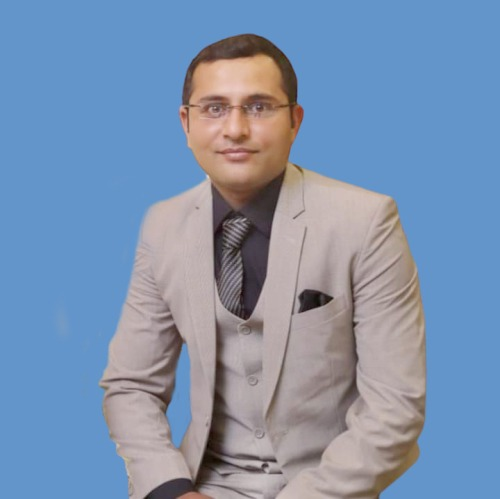
#> input picture resourses/image1.jpg, 500 x 499 px
$ python 21_Chapter_21.py
#> lines starting #> are read from the running program, lines starting #| are printed output that depends on the picture; after the words box and inside, x2 and y2 are one past the last pixel; in counts of white or black regions, pixels touching at a corner belong together
# how to detect specific color

import numpy as np
import cv2 as cv
#from cv2 import imshow
#img = cv.imread('resourses/img1.jpeg')
# convert in hsv(Hue,Saturation,Value)
#hsv_img = cv.cvtColor(img, cv.COLOR_BGR2HSV)

#   sliders
def slider():
    pass
path = "resourses/image1.jpg"
cv.namedWindow("Bars")
cv.resizeWindow("Bars", 900, 300)
cv.createTrackbar("Hue Min", "Bars" , 0 ,179 , slider)
#> slider 'Hue Min' is set to 35
cv.createTrackbar("Hue Max", "Bars" , 179 ,179 , slider)
cv.createTrackbar("Sat Min", "Bars" , 0 ,255 , slider)
#> slider 'Sat Min' is set to 51
cv.createTrackbar("Sat Max", "Bars" , 255 ,255 , slider)
cv.createTrackbar("Val Min", "Bars" , 0 ,255 , slider)
#> slider 'Val Min' is set to 51
cv.createTrackbar("Val Max", "Bars" , 255 ,255 , slider)

img = cv.imread(path)
#> img is the input picture: shape (499, 500, 3); mean B, G, R 175.1, 146.5, 125.1
hue_img = cv.cvtColor(img,cv.COLOR_BGR2HSV)
#> hue_img: shape (499, 500, 3); mean H, S, V 80.8, 91.6, 184.5
while True:
    img = cv.imread(path)
    hsv_img = cv.cvtColor(img, cv.COLOR_BGR2HSV)

    hue_min = cv.getTrackbarPos("Hue Min","Bars")
    hue_max = cv.getTrackbarPos("Hue Max","Bars")
    sat_min = cv.getTrackbarPos("Sat Min","Bars")
    sat_max = cv.getTrackbarPos("Sat Max","Bars")
    val_min = cv.getTrackbarPos("Val Min","Bars")
    val_max = cv.getTrackbarPos("Val Max","Bars")
    # to see these changes inside an image
    lower =  np.array([hue_min,sat_min,val_min])
    upper = np.array([hue_max,sat_max,val_max])
    mask_img = cv.inRange(hsv_img,lower,upper)
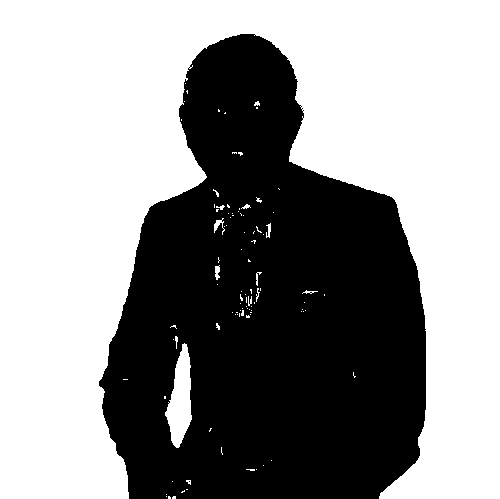
#> mask_img: shape (499, 500); 58.3% white; 2 black regions (1 under 20 px), largest, box (x1, y1, x2, y2) and area: (99, 34, 426, 499) 103960
    out_img = cv.bitwise_and(img,img,mask=mask_img)
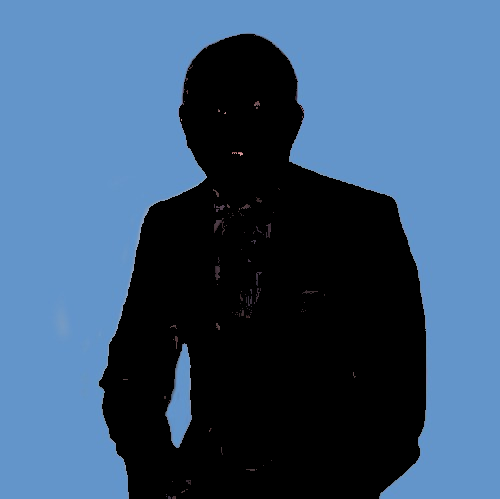
#> out_img: shape (499, 500, 3); mean B, G, R 117.1, 86.5, 57.9
    print(hue_min, hue_max, sat_min, sat_max, val_min, val_max)
    cv.imshow("original", img)
    cv.imshow('Hue',hsv_img)
    cv.imshow("mask",mask_img)
    cv.imshow("final output",out_img)
    cv.waitKey(0)
    cv.destroyAllWindows()
    if cv.waitKey(1) & 0xFF == ord('q'):
#> (key q is pressed here)
        break
